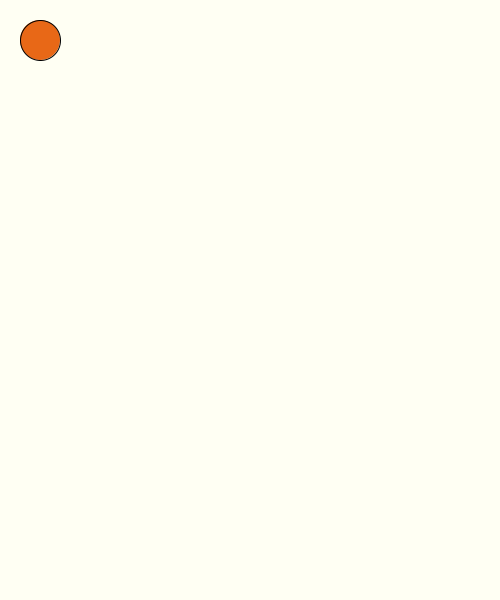
Frame 1 (no input)
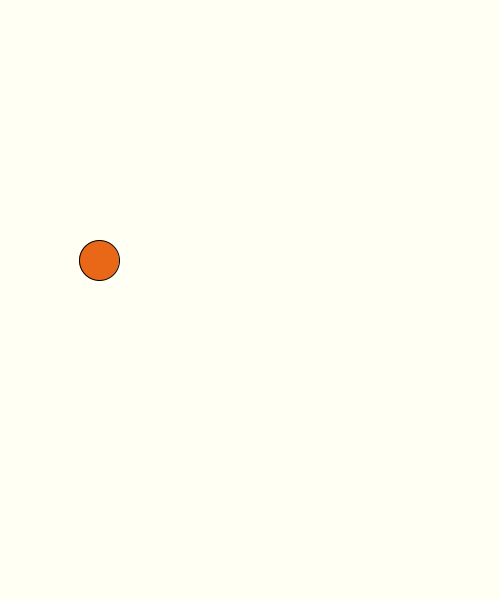
Frame 60 (the mouse pressed at the canvas centre just before this capture)
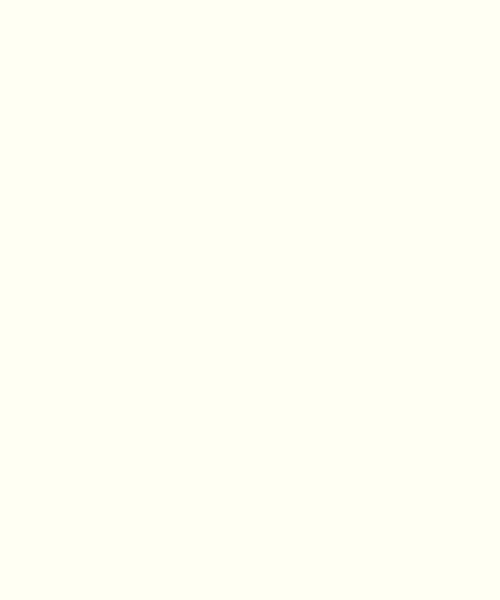
Frame 120 (the mouse held since frame 60 and released just before this capture)

The Processing sketch that drew these frames (run headless with seeded random() and noise(); from frame 60 on, the mouse is pressed at the canvas centre):

// Processing sketch: week11_1_DroppingBall
// ── week11_1_DroppingBall.pde
//一般畫線
ArrayList<PVector> points;//PVector:向量(座標) 宣告:資料結構 名稱；
void setup() {
  size(500, 600);
  points=new ArrayList<PVector>();//new 創建一個新物件points
}
void drawLine(){
  if (mousePressed&& (mouseX!=pmouseX||mouseY!=pmouseY)  ) {///按下左鍵畫線
    points.add(new PVector(mouseX, mouseY));//捕捉滑鼠XY座標放到points裡
    //line(mouseX, mouseY, pmouseX, pmouseY);
    //print(".");
  }
  pushMatrix();//備份母體(紀錄每個點的相對位置)
  translate(dx,dy);//再移動
  for (int i=0; i<points.size()-1; i++) {//在points的範圍裡
    PVector pt=points.get(i);///向量pt=第i個points(把每個座標秀出來)
    PVector pt2=points.get(i+1);
    line(pt.x, pt.y, pt2.x, pt2.y);
    fill(0,0,0);
    ellipse(pt.x, pt.y, 5, 5);///這樣就能捕捉每個整數座標並使用了!!
    if ( (pt.x-ballx)>-5 &&(pt.x-ballx)<5 && (pt.y-bally)>20 &&(pt.y-bally)<22 ) {
        ballvx-=1;
        ballvy-=1;
        print(pt.x, pt.y);
        print("\n");
        print( i);
        moving=false;
      }
  }
  popMatrix();//恢復每個點的相對位置
}
float ballx=40,bally=40;
float ballvx=1,ballvy=-1;
boolean moving=true;
void draw() {
  background(#FFFFF3);
  fill(#E86817);
  ellipse(ballx,bally,40,40);
  if(moving){
    ballx+=ballvx;
    bally+=ballvy;
    ballvy+=0.98/6;///重力G
    
  }
  drawLine();
  
}
float dx=0,dy=0;
void keyPressed(){
  if(keyCode==RIGHT)dx++;
  if(keyCode==LEFT)dx--;
  if(keyCode==UP)dy--;
  if(keyCode==DOWN)dy++;
}
